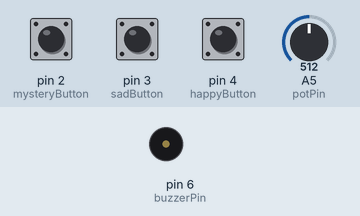
The sketch below on a simulated Arduino Uno, built with avr-gcc and run on an emulated ATmega328P. On the bench: buzzer (waves = sounding). Inputs (shaded band) come from the test bench; at power-on: pin 2 (mysteryButton) LOW, pin 3 (sadButton) LOW, pin 4 (happyButton) LOW, A5 (potPin) = 512. What the sketch prints to the serial monitor is not drawn.

Above: at 1.2 s.
1.3 s: pin 2 (mysteryButton) pulled HIGH for 0.15 s
At 1.38 s:
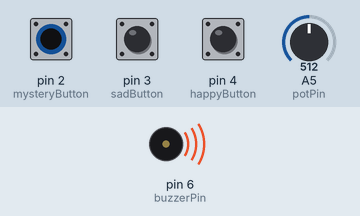
5.9 s: pin 2 (mysteryButton) pulled HIGH for 3.2 s
At 9.9 s:
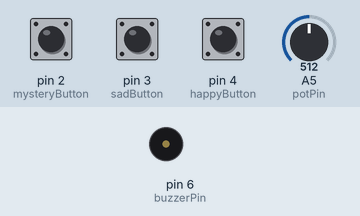
10.6 s: pin 3 (sadButton) pulled HIGH for 3.2 s
At 11.1 s:
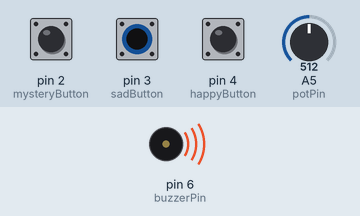
Timing chart, 0 to 15.3 s (numbered marks = the images above; inputs shaded):
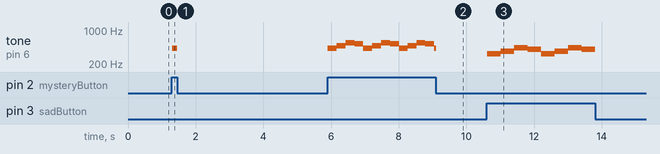

The sketch:

Week10_MoodSynthesiser.ino
```cpp
//the three mood buttons
const int happyButton = 4;
const int sadButton = 3;
const int mysteryButton = 2;


const int potPin = A5;
const int buzzerPin = 6;


int happyNotes[] = {262, 330, 392, 523};
int sadNotes[] = {220, 262, 330, 294};
int mysteryNotes[] = {311, 370, 440, 415};


int currentMood = 0; //remembers which mood is playing
int noteIndex = 0; //remembers which note we are on
int lastFrequency = -1; //remembers the last sound played


unsigned long lastNoteTime = 0; //remembers when the note started


void setup() { //runs once when Arduino starts
  pinMode(happyButton, INPUT);
  pinMode(sadButton, INPUT);
  pinMode(mysteryButton, INPUT);
  Serial.begin(9600);
}


void loop() {


  int potValue = analogRead(potPin);//reads the potentiometer value (0 to 1023)


  //turns the potentiometer value into a pitch change
  int pitchChange = map(potValue, 0, 1023, 33, 180);


  int mood = 0; //starts with no mood selected


  if (digitalRead(happyButton) == HIGH) { //if happy is pressed
    mood = 1; //select happy
  }
  else if (digitalRead(sadButton) == HIGH) { //if sad is pressed
    mood = 2; //select sad
  }
  else if (digitalRead(mysteryButton) == HIGH) { //if mystery is pressed
    mood = 3; //select mystery
  }
Serial.println(potValue);
  if (mood == 0) { //if no button is pressed
    noTone(buzzerPin); //then stop the sound
    currentMood = 0; //and reset the mood
    lastFrequency = -1; //forget the previous sound
    return; //start the loop again
  }


  int* melody = happyNotes; //start with the happy notes
  int noteDuration = 180; //each Happy note lasts 180 milliseconds


  if (mood == 1) { //if happy is selected
    melody = happyNotes; //use the happy notes
    noteDuration = 400; //so each note lasts 400 milliseconds
  }
  else if (mood == 2) { //if sad is selected
    melody = sadNotes; //use the sad notes
    noteDuration = 400; //make the notes slower
  }
  else if (mood == 3) { //if mystery is selected
    melody = mysteryNotes; //use the mystery notes
    noteDuration = 260; //set the note speed
  }


  if (mood != currentMood) { //if we changed to a different mood
    currentMood = mood; //remember the new mood
    noteIndex = 0; //start from the first note
    lastNoteTime = millis(); //remember the current time
    lastFrequency = -1; //get ready to play a new note
  }


  //check if it is time for the next note
  if (millis() - lastNoteTime >= noteDuration) {
    noteIndex = (noteIndex + 1) % 4; //move to the next of four notes
    lastNoteTime = millis(); //remember when this note started
  }


  //get the note and change its pitch
  int frequency = melody[noteIndex] + pitchChange;


  if (frequency != lastFrequency) { //if the sound needs to change
    tone(buzzerPin, frequency); //play the sound through the speaker
    lastFrequency = frequency; //remember the sound we played
  }
}
```

Measured:
- after the input at 1.3 s, tone on pin 6 (buzzerPin): silent → 417 Hz at once, → silent 0.15 s later
- after the input at 5.9 s, tone on pin 6 (buzzerPin): plays 417 Hz for 0.26 s, 476 Hz for 0.26 s, 546 Hz for 0.27 s, 521 Hz for 0.27 s, 417 Hz for 0.27 s, 476 Hz for 0.27 s … (13 notes in this stretch), starting at once
- after the input at 10.6 s, tone on pin 6 (buzzerPin): plays 326 Hz for 0.40 s, 368 Hz for 0.40 s, 436 Hz for 0.40 s, 400 Hz for 0.40 s, 326 Hz for 0.40 s, 368 Hz for 0.40 s … (8 notes in this stretch), starting at once
